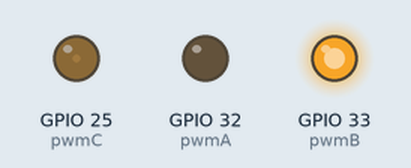
Bench run of a program on a simulated ESP32. Parts: output pins drawn as LEDs (lit = HIGH). What the program prints to the serial monitor is not drawn.

Above: at 3.05 s.
At 4.0 s:
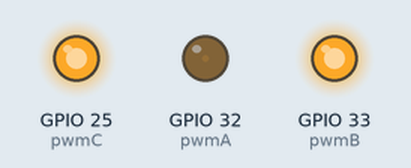
At 4.25 s:
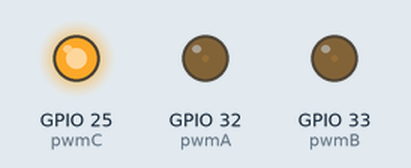
At 4.5 s:
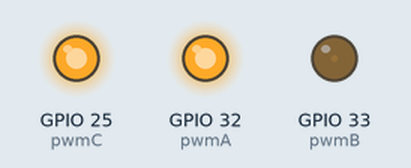
At 5.0 s:
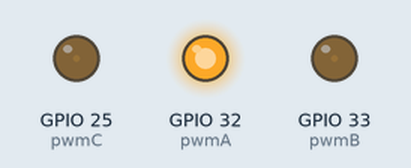
Timing chart, 0 to 7.6 s (numbered marks = the images above):
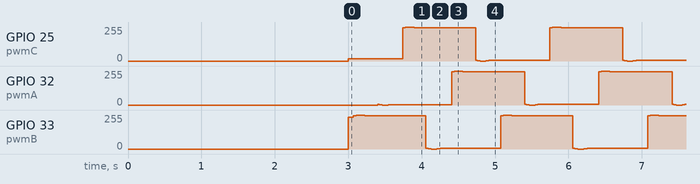

The program:

main.cpp
```cpp
#include <Arduino.h>

//..........................................................................................
// PWM输出引脚
int pwmA = 32;
int pwmB = 33;
int pwmC = 25;

#define _constrain(amt, low, high) ((amt) < (low) ? (low) : ((amt) > (high) ? (high) : (amt)))
float voltage_power_supply = 12.6;
float shaft_angle = 0, open_loop_timestamp = 0;
float zero_electric_angle = 0, Ualpha, Ubeta = 0, Ua = 0, Ub = 0, Uc = 0, dc_a = 0, dc_b = 0, dc_c = 0;
float Ts = 0;

float Uq = voltage_power_supply / 2;
float rad = 3.14;

void setup()
{
    Serial.begin(115200);
    // PWM设置
    pinMode(pwmA, OUTPUT);
    pinMode(pwmB, OUTPUT);
    pinMode(pwmC, OUTPUT);
    ledcAttachPin(pwmA, 0);
    ledcAttachPin(pwmB, 1);
    ledcAttachPin(pwmC, 2);
    ledcSetup(0, 30000, 8); // pwm频道, 频率, 精度
    ledcSetup(1, 30000, 8);
    ledcSetup(2, 30000, 8);
    Serial.println("完成PWM初始化设置");
    delay(3000);
}

// 电角度求解，机械角度*极对数
float _electricalAngle(float shaft_angle, int pole_pairs)
{
    return (shaft_angle * pole_pairs);
}

// 归一角度到 [0,2PI]
float _normalizeAngle(float angle)
{
    float a = fmod(angle, 2 * PI);
    return a >= 0 ? a : (a + 2 * PI);
}

// 设置PWM到控制器输出
void setPwm(float Ua, float Ub, float Uc)
{
    dc_a = _constrain(Ua / voltage_power_supply, 0.0f, 1.0f);
    dc_b = _constrain(Ub / voltage_power_supply, 0.0f, 1.0f);
    dc_c = _constrain(Uc / voltage_power_supply, 0.0f, 1.0f);

    // 写入PWM到PWM 0 1 2 通道
    ledcWrite(0, dc_a * 255);
    ledcWrite(1, dc_b * 255);
    ledcWrite(2, dc_c * 255);
}

void setPhaseVoltage(float Uq, float Ud, float angle_el)
{
    angle_el = _normalizeAngle(angle_el + zero_electric_angle);
    // 帕克逆变换
    Ualpha = -Uq * sin(angle_el);
    Ubeta = Uq * cos(angle_el);

    // 克拉克逆变换
    Ua = Ualpha + voltage_power_supply / 2;
    Ub = (sqrt(3) * Ubeta - Ualpha) / 2 + voltage_power_supply / 2;
    Uc = (-Ualpha - sqrt(3) * Ubeta) / 2 + voltage_power_supply / 2;
    setPwm(Ua, Ub, Uc);
}

// 开环速度函数
float velocityOpenloop(float target_velocity)
{
    unsigned long now_us = micros(); // 获取从开启芯片以来的微秒数，它的精度是 4 微秒。 micros() 返回的是一个无符号长整型（unsigned long）的值

    Ts = (now_us - open_loop_timestamp) * 1e-6f;

    if (Ts <= 0 || Ts > 0.5f)
        Ts = 1e-3f;

    shaft_angle = _normalizeAngle(shaft_angle + target_velocity * Ts);
    setPhaseVoltage(Uq, 0, _electricalAngle(shaft_angle, 1));

    open_loop_timestamp = now_us; // 用于计算下一个时间间隔

    return Uq;
}

// 参数打印
void _print()
{
    // Serial.println(
    //     " rad/s:" + String(rad) +
    //     " open_loop_timestamp:" + String(open_loop_timestamp) +
    //     " time:" + String(Ts * 1000) +
    //     " shaft_angle:" + String(shaft_angle) +
    //     " Uq:" + String(Uq) +
    //     " Ualpha:" + String(Ualpha) +
    //     " Ubeta:" + String(Ubeta) +
    //     " Ua:" + String(Ua) +
    //     " Ub:" + String(Ub) +
    //     " Uc:" + String(Uc)

    //     );
    // Serial.print("rad/s:");
    // Serial.println(rad, 2);
    // Serial.print("open_loop_timestamp:");
    // Serial.println(open_loop_timestamp, 4);
    // Serial.print("time:");
    // Serial.println(Ts, 4);
    // Serial.print("shaft_angle:");
    // Serial.println(shaft_angle, 4);
    // Serial.print("Uq:");
    // Serial.println(Uq, 4);
    // Serial.print("Ualpha:");
    // Serial.println(Ualpha, 4);
    // Serial.print("Ua:");
    // Serial.println(Ua, 4);
    // Serial.print("Ub:");
    Serial.print(rad, 4);
    Serial.print(",");
    Serial.print(open_loop_timestamp, 4);
    Serial.print(",");
    Serial.print(Ts * 100, 4);
    Serial.print(",");
    Serial.print(shaft_angle, 4);
    Serial.print(",");
    Serial.print(Uq, 4);
    Serial.print(",");
    Serial.print(Ualpha, 4);
    Serial.print(",");
    Serial.print(Ubeta, 4);
    Serial.print(",");
    Serial.print(Ua, 4);
    Serial.print(",");
    Serial.print(Ub, 4);
    Serial.print(",");
    Serial.println(Uc, 4);
}

void loop()
{
    // 输入弧度每秒
    velocityOpenloop(3.14);
    _print();
    // delay(1);
}
```
